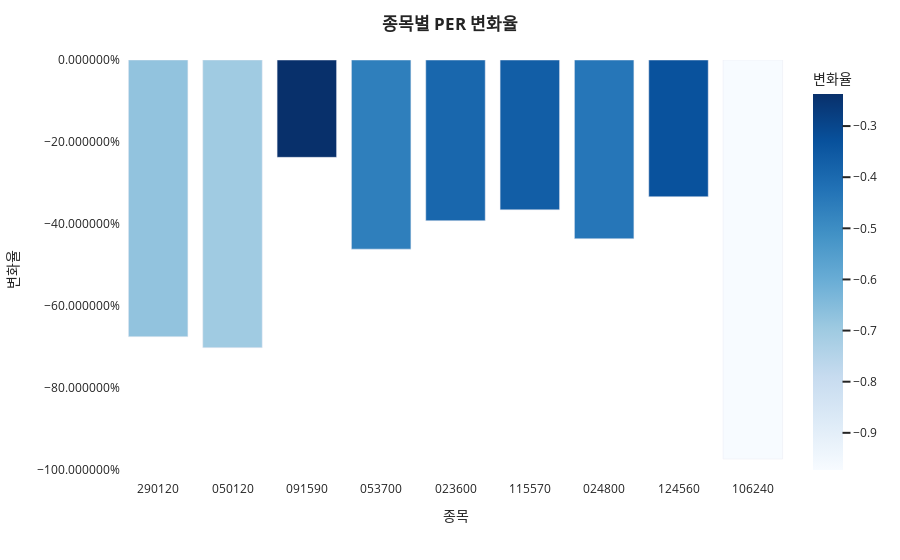

The cell this chart's notebook holds for it:
### Code cell
graph = pd.merge(df, final_df, left_on='종목', right_index=True)
graph = graph[['재무비율', '2021/12', '2022/12', '변화율', '종목']]
graph2 = graph.loc[graph['재무비율'] == 'PER(배)', ['변화율', '종목']]

import plotly.express as px

# 그래프 생성
fig = px.bar(graph2, x='종목', y='변화율', color='변화율', color_continuous_scale='blues')

# 레이아웃 설정
fig.update_layout(
    title='<b>종목별 PER 변화율<b>',
    xaxis_title='종목',
    yaxis_title='변화율',
    yaxis_tickformat="%",
    plot_bgcolor='rgba(0,0,0,0)',
    template='seaborn'
)

# 그래프 표시
fig.show()

### Figure 1 — Plotly figure (JSON) as saved in the notebook; plotly's stock layout.template omitted (floating-point values rounded to 4 significant figures)
{"data": [{"alignmentgroup": "True", "hovertemplate": "종목=%{x}<br>변화율=%{marker.color}<extra></extra>", "legendgroup": "", "marker": {"color": [-0.6746, -0.7013, -0.2373, -0.4611, -0.3918, -0.3653, -0.4358, -0.3333, -0.9727], "coloraxis": "coloraxis", "pattern": {"shape": ""}}, "name": "", "offsetgroup": "", "orientation": "v", "showlegend": false, "textposition": "auto", "type": "bar", "x": ["290120", "050120", "091590", "053700", "023600", "115570", "024800", "124560", "106240"], "xaxis": "x", "y": [-0.6746, -0.7013, -0.2373, -0.4611, -0.3918, -0.3653, -0.4358, -0.3333, -0.9727], "yaxis": "y"}], "layout": {"barmode": "relative", "coloraxis": {"colorbar": {"title": {"text": "변화율"}}, "colorscale": [[0, "rgb(247,251,255)"], [0.125, "rgb(222,235,247)"], [0.25, "rgb(198,219,239)"], [0.375, "rgb(158,202,225)"], [0.5, "rgb(107,174,214)"], [0.625, "rgb(66,146,198)"], [0.75, "rgb(33,113,181)"], [0.875, "rgb(8,81,156)"], [1, "rgb(8,48,107)"]]}, "legend": {"tracegroupgap": 0}, "margin": {"t": 60}, "plot_bgcolor": "rgba(0,0,0,0)", "title": {"text": "<b>종목별 PER 변화율<b>"}, "xaxis": {"anchor": "y", "domain": [0, 1], "title": {"text": "종목"}}, "yaxis": {"anchor": "x", "domain": [0, 1], "tickformat": "%", "title": {"text": "변화율"}}}}
